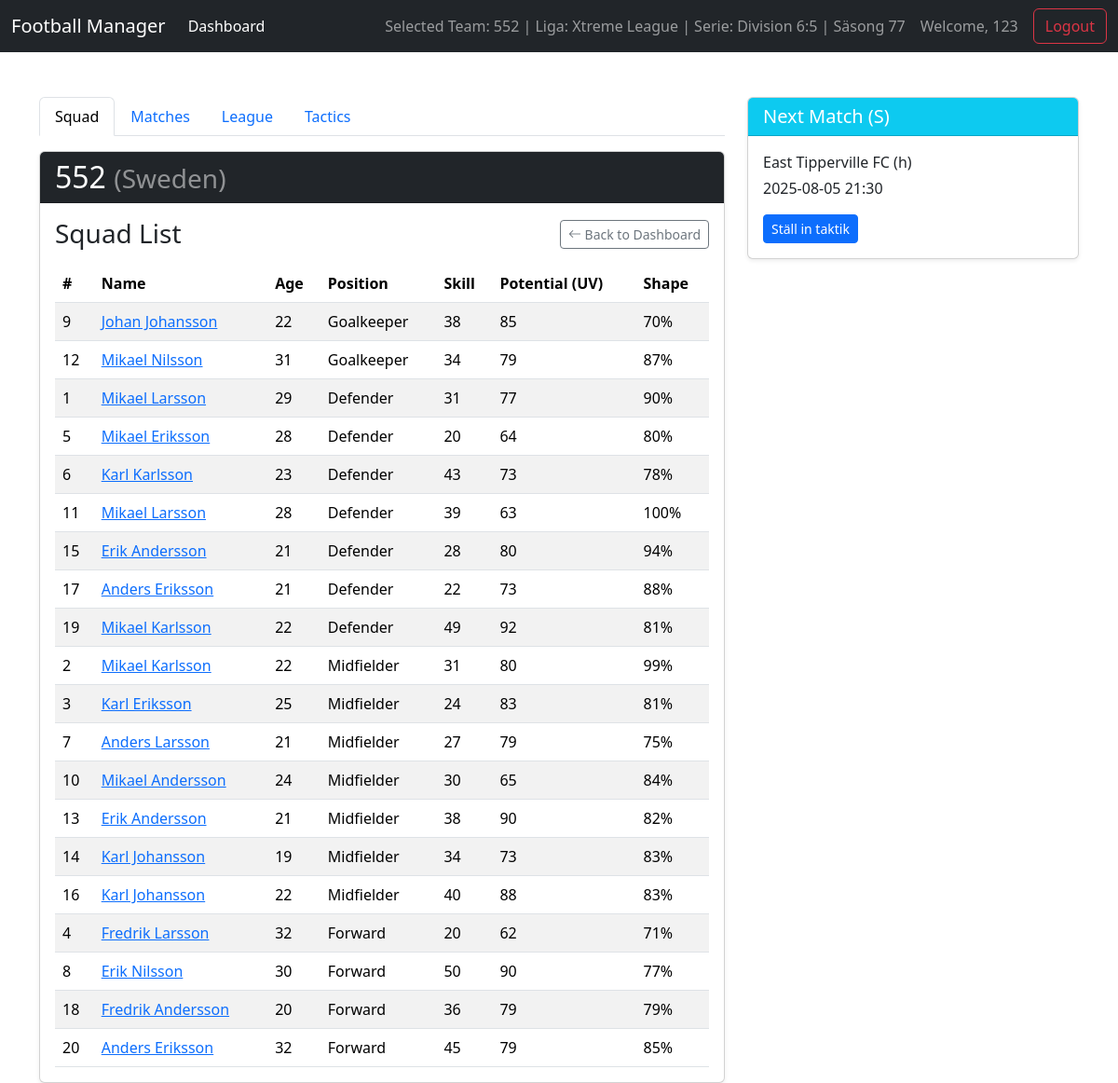
/team/1 (signed in), run on the app's committed database.
### app/models.py (models this page shows)
class Team(db.Model):
    id = db.Column(db.Integer, primary_key=True)
    name = db.Column(db.String(100), unique=True, nullable=False)
    country = db.Column(db.String(50), nullable=False)
    user_id = db.Column(db.Integer, db.ForeignKey('user.id'), nullable=False)
    players = db.relationship('Player', backref='team', lazy=True, cascade="all, delete-orphan")
    league = db.Column(db.String(100), default="Xtreme League")
    division = db.Column(db.String(50), default="Division 6:5")
    season = db.Column(db.Integer, default=77)

class Player(db.Model):
    id = db.Column(db.Integer, primary_key=True)
    name = db.Column(db.String(100), nullable=False)
    age = db.Column(db.Integer, nullable=False)
    position = db.Column(db.Enum(Position), nullable=False)
    skill = db.Column(db.Integer, nullable=False)
    potential = db.Column(db.Integer, nullable=False) # "UV" (utvecklingsvärde)
    shape = db.Column(db.Integer, nullable=False)
    shirt_number = db.Column(db.Integer, nullable=False)
    team_id = db.Column(db.Integer, db.ForeignKey('team.id'), nullable=False)

### app/routes_game.py (the view)
@game_bp.route('/team/<int:team_id>')
def team_page(team_id):
    if 'username' not in session:
        return redirect(url_for('auth_bp.login'))
    team = Team.query.get_or_404(team_id)
    user = User.query.filter_by(username=session['username']).first()
    if team.user_id != user.id:
        flash("You do not have permission to view this page.", "danger")
        return redirect(url_for('game_bp.dashboard'))
    session['selected_team_id'] = team.id
    position_order = {Position.GOALKEEPER: 0, Position.DEFENDER: 1, Position.MIDFIELDER: 2, Position.FORWARD: 3}
    sorted_players = sorted(team.players, key=lambda p: (position_order[p.position], p.shirt_number))
    return render_template('team_page.html', team=team, players=sorted_players)

### app/__init__.py (called while the page is built)
def create_app():
    app = Flask(__name__)
    app.config['SECRET_KEY'] = 'a_very_secret_key_for_development'
    app.config['SQLALCHEMY_DATABASE_URI'] = 'sqlite:///' + os.path.join(basedir, 'database.db')
    db.init_app(app)
    from .routes_auth import auth_bp
    from .routes_game import game_bp
    app.register_blueprint(auth_bp)
    app.register_blueprint(game_bp)
    @app.context_processor
    def inject_selected_team():
        if 'selected_team_id' in session:
            from .models import Team
            selected_team = Team.query.get(session['selected_team_id'])
            return dict(selected_team=selected_team)
        return dict(selected_team=None)
    return app

### app/templates/team_page.html (shortened to what this page needs)
    {% extends "base.html" %}
    {% block content %}
    <div class="row">
        <div class="col-md-8">
            <ul class="nav nav-tabs mb-3">
                <li class="nav-item">
                    <a class="nav-link active" href="{{ url_for('game_bp.team_page', team_id=team.id) }}">Squad</a>
                </li>
                <li class="nav-item">
                    <a class="nav-link" href="{{ url_for('game_bp.coming_soon') }}">Matches</a>
                </li>
                <li class="nav-item">
                    <a class="nav-link" href="{{ url_for('game_bp.coming_soon') }}">League</a>
                </li>
                <li class="nav-item">
                    <a class="nav-link" href="{{ url_for('game_bp.coming_soon') }}">Tactics</a>
                </li>
            </ul>
            <div class="card shadow-sm">
                <div class="card-header bg-dark text-white">
                    <h1 class="h2 mb-0">{{ team.name }} <small class="text-white-50">({{ team.country }})</small></h1>
                </div>
                <div class="card-body">
                    <div class="d-flex justify-content-between align-items-center mb-3">
                        <h3 class="card-title mb-0">Squad List</h3>
                        <a href="{{ url_for('game_bp.dashboard') }}" class="btn btn-outline-secondary btn-sm">
                            <i class="bi bi-arrow-left"></i> Back to Dashboard
                        </a>
                    </div>
                    <div class="table-responsive">
                        <table class="table table-striped table-hover mb-0">
                            <thead>
                                <tr>
                                    <th>#</th>
                                    <th>Name</th>
                                    <th>Age</th>
                                    <th>Position</th>
                                    <th>Skill</th>
                                    <th>Potential (UV)</th>
                                    <th>Shape</th>
                                </tr>
                            </thead>
                            <tbody>
                                {% for player in players %}
                                <tr>
                                    <td>{{ player.shirt_number }}</td>
                                    <td><a href="{{ url_for('game_bp.player_page', player_id=player.id) }}">{{ player.name }}</a></td>
                                    <td>{{ player.age }}</td>
                                    <td>{{ player.position.value }}</td>
                                    <td>{{ player.skill }}</td>
                                    <td>{{ player.potential }}</td>
                                    <td>{{ player.shape }}%</td>
                                </tr>
                                {% endfor %}
                            </tbody>
                        </table>
                    </div>
                </div>
            </div>
        </div>
        <div class="col-md-4">
            <div class="card shadow-sm">
                <div class="card-header bg-info text-white">
                    <h5 class="mb-0">Next Match (S)</h5>
                </div>
                <div class="card-body">
                    <p class="mb-1">East Tipperville FC (h)</p>
                    <p class="mb-3">2025-08-05 21:30</p>
                    <a href="{{ url_for('game_bp.coming_soon') }}" class="btn btn-primary btn-sm">Ställ in taktik</a>
                </div>
            </div>
        </div>
    </div>
    {% endblock %}

### app/templates/base.html (shortened to what this page needs)
<!DOCTYPE html>
<html lang="en">
<head>
    <link href="https://cdn.jsdelivr.net/npm/bootstrap@5.3.3/dist/css/bootstrap.min.css" rel="stylesheet">
    <link rel="stylesheet" href="https://cdn.jsdelivr.net/npm/bootstrap-icons@1.11.3/font/bootstrap-icons.min.css">
</head>
<body>
    <nav class="navbar navbar-expand-lg navbar-dark bg-dark fixed-top">
        <div class="container-fluid">
            <a class="navbar-brand" href="{{ url_for('game_bp.dashboard') }}">Football Manager</a>
            <div class="collapse navbar-collapse">
                <ul class="navbar-nav me-auto mb-2 mb-lg-0">
                    <li class="nav-item">
                        <a class="nav-link active" href="{{ url_for('game_bp.dashboard') }}">Dashboard</a>
                    </li>
                </ul>
                {% if selected_team %}
                    <span class="navbar-text me-3">
                        Selected Team: {{ selected_team.name }} | Liga: {{ selected_team.league }} | Serie: {{ selected_team.division }} | Säsong {{ selected_team.season }}
                    </span>
                {% endif %}
                {% if session.username %}
                <span class="navbar-text me-3">
                    Welcome, {{ session.username }}
                </span>
                <a href="{{ url_for('auth_bp.logout') }}" class="btn btn-outline-danger">Logout</a>
                {% endif %}
            </div>
        </div>
    </nav>
    <main class="container mt-4">
        {% block content %}{% endblock %}
    </main>
</body>
</html>

### app/templates/base.html (style rules this page uses)
body { background-image: url('https://images.pexels.com/photos/114296/pexels-photo-114296.jpeg'); background-size: cover; background-position: center; background-attachment: fixed; padding-top: 80px; }

### data on the page
Team: name "552", league "Xtreme League", division "Division 6:5", season "77", country "Sweden"
Player: shirt_number "9", name "Johan Johansson", age "22", position.value "Goalkeeper", skill "38", potential "85", shape "70"
Player: shirt_number "12", name "Mikael Nilsson", age "31", position.value "Goalkeeper", skill "34", potential "79", shape "87"
Player: shirt_number "1", name "Mikael Larsson", age "29", position.value "Defender", skill "31", potential "77", shape "90"
Player: shirt_number "5", name "Mikael Eriksson", age "28", position.value "Defender", skill "20", potential "64", shape "80"
Player: shirt_number "6", name "Karl Karlsson", age "23", position.value "Defender", skill "43", potential "73", shape "78"
Player: shirt_number "11", name "Mikael Larsson", age "28", position.value "Defender", skill "39", potential "63", shape "100"
Player: shirt_number "15", name "Erik Andersson", age "21", position.value "Defender", skill "28", potential "80", shape "94"
Player: shirt_number "17", name "Anders Eriksson", age "21", position.value "Defender", skill "22", potential "73", shape "88"
Player: shirt_number "19", name "Mikael Karlsson", age "22", position.value "Defender", skill "49", potential "92", shape "81"
Player: shirt_number "2", name "Mikael Karlsson", age "22", position.value "Midfielder", skill "31", potential "80", shape "99"
Player: shirt_number "3", name "Karl Eriksson", age "25", position.value "Midfielder", skill "24", potential "83", shape "81"
Player: shirt_number "7", name "Anders Larsson", age "21", position.value "Midfielder", skill "27", potential "79", shape "75"
Player: shirt_number "10", name "Mikael Andersson", age "24", position.value "Midfielder", skill "30", potential "65", shape "84"
Player: shirt_number "13", name "Erik Andersson", age "21", position.value "Midfielder", skill "38", potential "90", shape "82"
Player: shirt_number "14", name "Karl Johansson", age "19", position.value "Midfielder", skill "34", potential "73", shape "83"
Player: shirt_number "16", name "Karl Johansson", age "22", position.value "Midfielder", skill "40", potential "88", shape "83"
Player: shirt_number "4", name "Fredrik Larsson", age "32", position.value "Forward", skill "20", potential "62", shape "71"
Player: shirt_number "8", name "Erik Nilsson", age "30", position.value "Forward", skill "50", potential "90", shape "77"
Player: shirt_number "18", name "Fredrik Andersson", age "20", position.value "Forward", skill "36", potential "79", shape "79"
Player: shirt_number "20", name "Anders Eriksson", age "32", position.value "Forward", skill "45", potential "79", shape "85"

### other printed values
{{ session.username }} "123"
